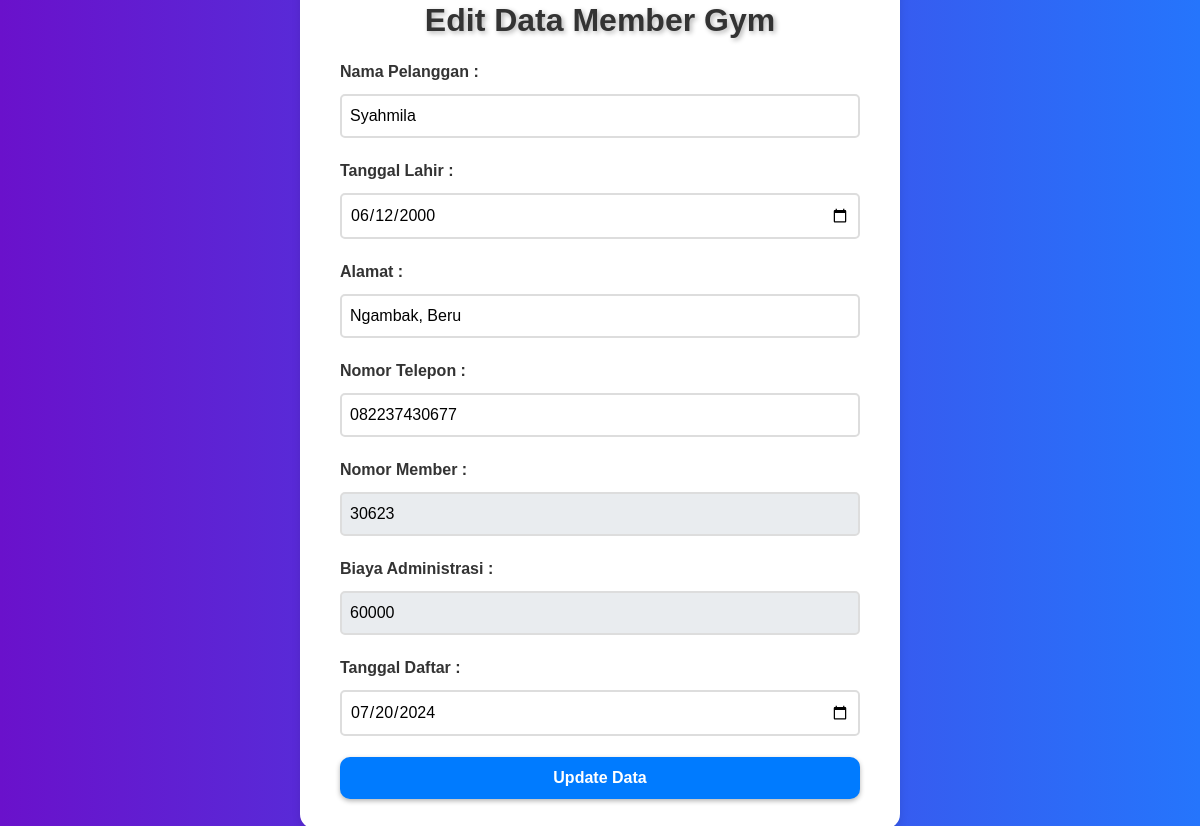
/crudwebgym/edit_member.php?id=12, run on the app's committed database.
### tables this page shows
CREATE TABLE `paket_member` (
  `id` int(11) NOT NULL,
  `nama` varchar(255) NOT NULL,
  `tanggal_lahir` date NOT NULL,
  `alamat` text NOT NULL,
  `nomor_telepon` varchar(20) NOT NULL,
  `nomor_member` varchar(50) NOT NULL,
  `biaya_administrasi` decimal(10,0) NOT NULL,
  `tanggal` date DEFAULT NULL
);

### crudwebgym/edit_member.php (the view, shortened to what this page needs)
<?php
include 'koneksi_member.php';
$id = $_GET['id'];
$query = "SELECT * FROM paket_member WHERE id = $id";
$result = $koneksi->query($query);
$row = $result->fetch_assoc();
?>
<!DOCTYPE html>
<html lang="en">
<head>
    <link href="https://maxcdn.bootstrapcdn.com/bootstrap/4.5.2/css/bootstrap.min.css" rel="stylesheet">
</head>
<body>
    <div class="container">
        <h2><b>Edit Data Member Gym</b></h2>
        <form action="proses_editmember.php" method="POST">
            <div class="form-group">
                <label for="nama">Nama Pelanggan :</label>
                <input type="text" id="nama" name="nama" value="<?php echo $row['nama']; ?>" required>
            </div>
            <div class="form-group">
                <label for="tanggal_lahir">Tanggal Lahir :</label>
                <input type="date" id="tanggal_lahir" name="tanggal_lahir" value="<?php echo $row['tanggal_lahir']; ?>" required>
            </div>
            <div class="form-group">
                <label for="alamat">Alamat :</label>
                <input type="text" id="alamat" name="alamat" value="<?php echo $row['alamat']; ?>" required>
            </div>
            <div class="form-group">
                <label for="nomor_telepon">Nomor Telepon :</label>
                <input type="text" id="nomor_telepon" name="nomor_telepon" value="<?php echo $row['nomor_telepon']; ?>" required>
            </div>
            <div class="form-group">
                <label for="nomor_member">Nomor Member :</label>
                <input type="text" id="nomor_member" name="nomor_member" value="<?php echo $row['nomor_member']; ?>" readonly required>
            </div>
            <div class="form-group">
                <label for="biaya_administrasi">Biaya Administrasi :</label>
                <input type="number" id="biaya_administrasi" name="biaya_administrasi" value="60000" readonly>
            </div>
            <div class="form-group">
                <label for="tanggal">Tanggal Daftar :</label>
                <input type="date" id="tanggal" name="tanggal" value="<?php echo $row['tanggal']; ?>" required>
            </div>
            <button type="submit">Update Data</button>
        </form>
    </div>
</body>
</html>

### crudwebgym/edit_member.php (style rules this page uses)
body { font-family: Arial, sans-serif; background: linear-gradient(to right, #6a11cb, #2575fc); margin: 0; padding: 0; display: flex; justify-content: center; align-items: center; height: 100vh; color: #333; }
.container { max-width: 600px; padding: 30px 40px; background-color: #ffffff; border-radius: 15px; box-shadow: 0 4px 8px rgba(0, 0, 0, 0.1); }
h2 { text-align: center; color: #333333; margin-bottom: 20px; text-shadow: 2px 2px 5px rgba(0, 0, 0, 0.3); }
form { display: flex; flex-direction: column; }
label { display: block; margin-bottom: 10px; color: #333333; font-weight: bold; }
input[type="text"], input[type="date"], input[type="number"] { width: 100%; padding: 8px; margin-bottom: 5px; border: 2px solid #dddddd; border-radius: 5px; font-size: 16px; }
input[readonly] { background-color: #e9ecef; }
button[type="submit"] { background-color: #007bff; color: #ffffff; padding: 9px 15px; border: none; border-radius: 10px; cursor: pointer; width: 100%; font-size: 16px; font-weight: bold; transition: background-color 0.3s ease; box-shadow: 0 2px 5px rgba(0, 0, 0, 0.3); }

### data on the page
paket_member: nama "Syahmila", tanggal_lahir "06/12/2000", alamat "Ngambak, Beru", nomor_telepon "082237430677", nomor_member "30623", tanggal "07/20/2024"
